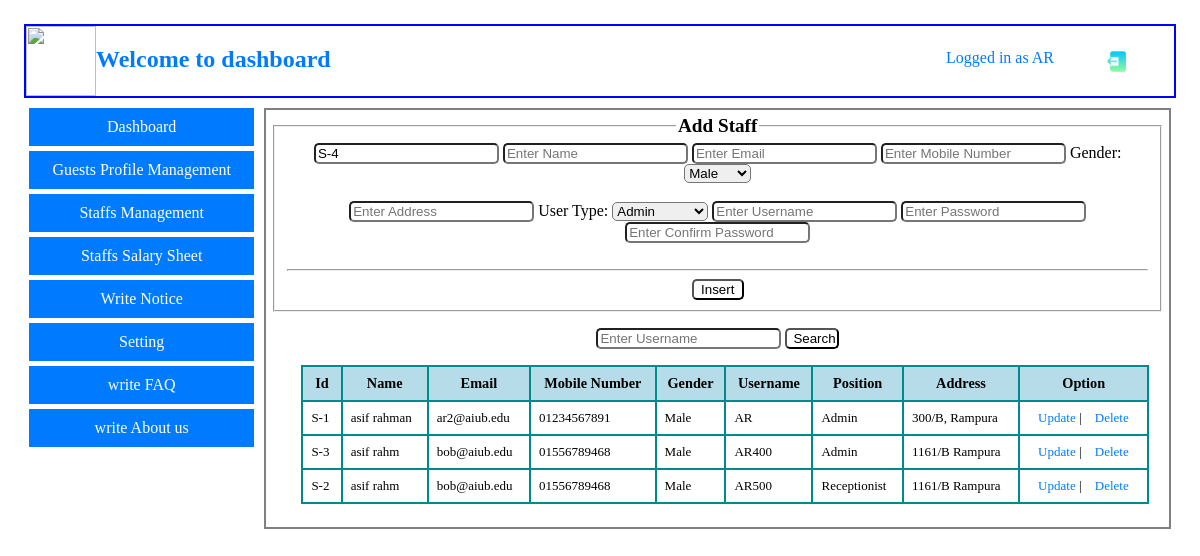
The page /view/staffs_management.php (signed in) on the database its author committed.
### tables this page shows
CREATE TABLE `staffinfo` (
  `StaffId` varchar(100) NOT NULL,
  `StaffName` varchar(100) NOT NULL,
  `StaffEmail` varchar(100) NOT NULL,
  `StaffNumber` varchar(100) NOT NULL,
  `StaffAddress` varchar(100) NOT NULL,
  `StaffType` varchar(100) NOT NULL,
  `Gender` varchar(100) NOT NULL,
  `StaffUserName` varchar(100) NOT NULL,
  `StaffImg` varchar(250) NOT NULL
);

### model/staffModel.php (called while the page is built, shortened)
<?php
    function getallstaff(){
        $con = getConnection();
        $sql = "select * from staffinfo";
        $result = mysqli_query($con, $sql);
        $staffs = [];
        while($staff = mysqli_fetch_assoc($result)){
            array_push($staffs, $staff);
        }
        return $staffs;
    }
    function AutoIdGenerate(){
        $con = getConnection();
        $sql = "select * from staffinfo order by StaffId desc";
        $result = mysqli_query($con, $sql);
        $row = mysqli_fetch_assoc($result);
        $id = $row['StaffId'];
        if($id == ""){
            $userid = "S-1";
            return $userid;
        }
        else{
            $userid = substr($id, 2);
            $userid = intval($userid);
            $userid = "S-" . ($userid + 1);
            return $userid;
        }
    }
?>

### view/staffs_management.php (the view, shortened to what this page needs)
<?php
    include('../model/staffModel.php');
    $staffs = getallstaff();
    $userid = AutoIdGenerate();
?>
<html lang="en">
<head>
    <link rel="stylesheet" href="../assets/css/draft.css">
    <link rel="stylesheet" href="../assets/css/body.css">
</head>
<body>
    <?php include('dashboard_menu.php'); ?>
    <section class="container">
        <div class="">
            <?php include('admin_menu.php'); ?>
        </div>
        <div class="info">
            <div>
                <form method="" action="" enctype="">
                    <fieldset align = "center">
                        <legend> Add Staff </legend>
                        <div class="inputbox">
                            <div>
                                <input type="text" id="userid" name="userid" value="<?=$userid?>" placeholder = "Enter User ID" readonly />
                                <input type="text" id="name" name="name" value="" placeholder = "Enter Name" /> <span id="nameError"> </span>
                                <input type="email" id="email" name="email" value="" placeholder = "Enter Email" /> <span id="emailError"> </span>
                                <input type="tel" id="number" name="number" value="" placeholder = "Enter Mobile Number" /> <span id="numberError"> </span>
                                Gender:
                                <select id="gender" name="gender">
                                    <option value="Male"> Male </option>
                                </select> <span id="genderError"> </span>
                            </div> <br>
                            <div>
                                <input type="text" id="address" name="address" value="" placeholder = "Enter Address" /> <span id="addressError"> </span>
                                User Type:  <select id="usertype" name="usertype">
                                                <option value="Admin"> Admin </option>
                                            </select> <span id="usertypeError"> </span>
                                <input type="text" id="username" name="username" value="" placeholder = "Enter Username" onblur="checkUsername()"/> <span id="unameError"> </span>
                                <input type="password" id="password" name="password" value="" placeholder = "Enter Password" /> <span id="passwordError"> </span>
                                <input type="password" id="confirmpassword" name="confirmpassword" value="" placeholder = "Enter Confirm Password" /> <span id="cpasswordError"> </span>
                            </div> <br>
                        </div>
                        <hr>
                        <input type="button" name="submit" value="Insert" class="btnn" onclick="validStaffRegistration()" />
                    </fieldset>
                </form>
                <form method="" action="" enctype="" align = "center">
                    <input type="text" id="staffusername" name="staffusername" value="" placeholder = "Enter Username" />
                    <input type="button" name="Submit" value="Search" class="btnn" onclick="searchStaff()" />
                </form>
                <table border=1 align = "center" width = '80%' id="searchResults">
                    <tr>
                        <th>Id</th>
                        <th>Name</th>
                        <th>Email</th>
                        <th>Mobile Number</th>
                        <th>Gender</th>
                        <th>Username</th>
                        <th>Position</th>
                        <th>Address</th>
                        <th>Option</th>
                    </tr>
                    <?php  for($i=0; $i<count($staffs); $i++){ ?>
                    <tr>
                        <td><?=$staffs[$i]['StaffId']?></td>
                        <td><?=$staffs[$i]['StaffName']?></td>
                        <td><?=$staffs[$i]['StaffEmail']?></td>
                        <td><?=$staffs[$i]['StaffNumber']?></td>
                        <td><?=$staffs[$i]['Gender']?></td>
                        <td><?=$staffs[$i]['StaffUserName']?></td>
                        <td><?=$staffs[$i]['StaffType']?></td>
                        <td><?=$staffs[$i]['StaffAddress']?></td>
                        <td>
                            <a href='staffUpdate.php?username=<?=$staffs[$i]['StaffUserName']?>'> Update </a> |
                            <a href='../controller/staffDelete.php?username=<?=$staffs[$i]['StaffUserName']?>'> Delete </a>
                        </td>
                    </tr>
                    <?php } ?>
                </table> <br/>
            </div>
        </div>
    </section>
</body>
</html>

### assets/css/draft.css (style rules this page uses)
body { margin-top: 2%; margin-left: 2%; margin-right: 2%; }
.container { display: grid; grid-template-columns: 20% 80%; gap: 10px; }
.info { background-color: transparent; margin-right: 15px; padding: 5px; border: 2px solid gray; }
table { border-collapse: collapse; width: 95%; margin-left: 30px; font-size: small; }
th, td { border: 2px solid darkcyan; padding: 8px; text-align: left; }
th { background-color: #add8e6e1; font-size: 1.1em; text-align: center; }
.inputbox { display: grid; width: 100%; }
.btnn { background-color: white; border-radius: 5px; width: 6%; }
input { border-radius: 5px; }
select { border-radius: 5px; }

### assets/css/body.css (style rules this page uses)
body { margin: 0; padding: 0; }
legend { font-size: 1.2em; font-weight: bold; }
a { color: #007bff; text-decoration: none; padding: 0px 0px 0px 10px; }

### assets/css/styles.css (style rules this page uses)
body { margin-top: 2%; margin-left: 2%; margin-right: 2%; }

### rows shown on the page
staffinfo: userid "S-4", StaffId "S-3", StaffName "asif rahm", StaffEmail "bob@aiub.edu", StaffNumber "01556789468", Gender "Male", StaffUserName "AR400", StaffType "Admin", StaffAddress "1161/B Rampura"
staffinfo: StaffId "S-1", StaffName "asif rahman", StaffEmail "ar2@aiub.edu", StaffNumber "01234567891", Gender "Male", StaffUserName "AR", StaffType "Admin", StaffAddress "300/B, Rampura"
staffinfo: StaffId "S-2", StaffName "asif rahm", StaffEmail "bob@aiub.edu", StaffNumber "01556789468", Gender "Male", StaffUserName "AR500", StaffType "Receptionist", StaffAddress "1161/B Rampura"

### other values the page prints
$_SESSION['user']['username'] "AR"
